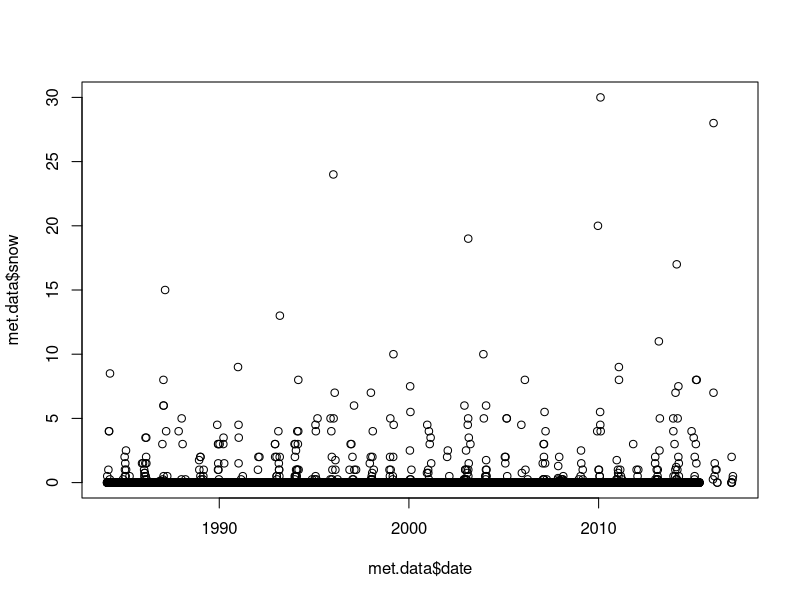
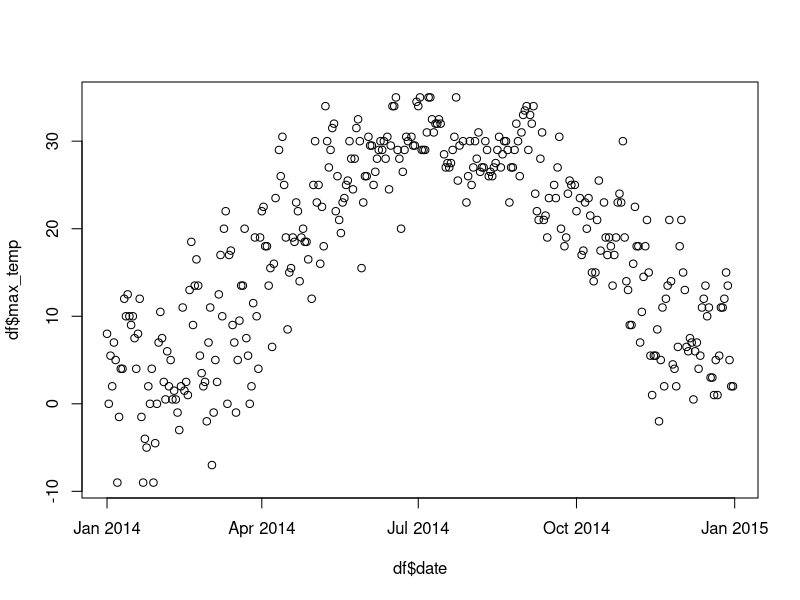
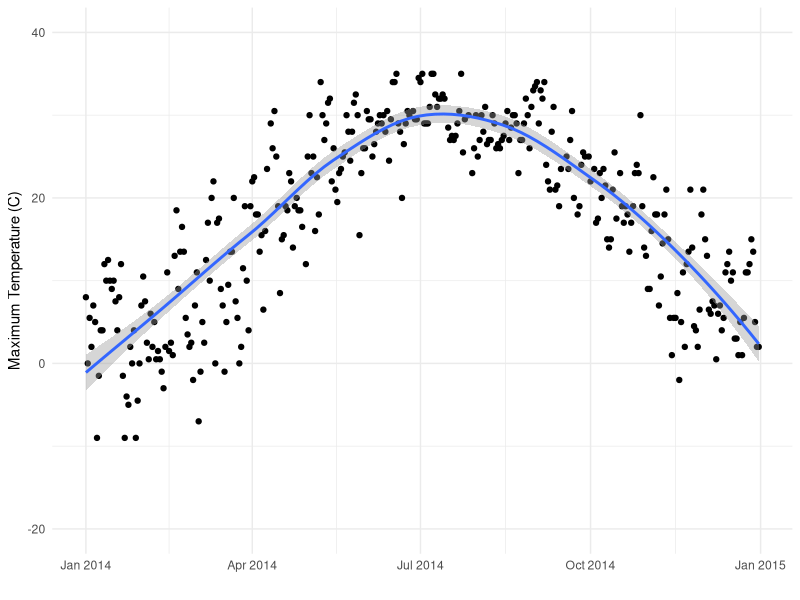
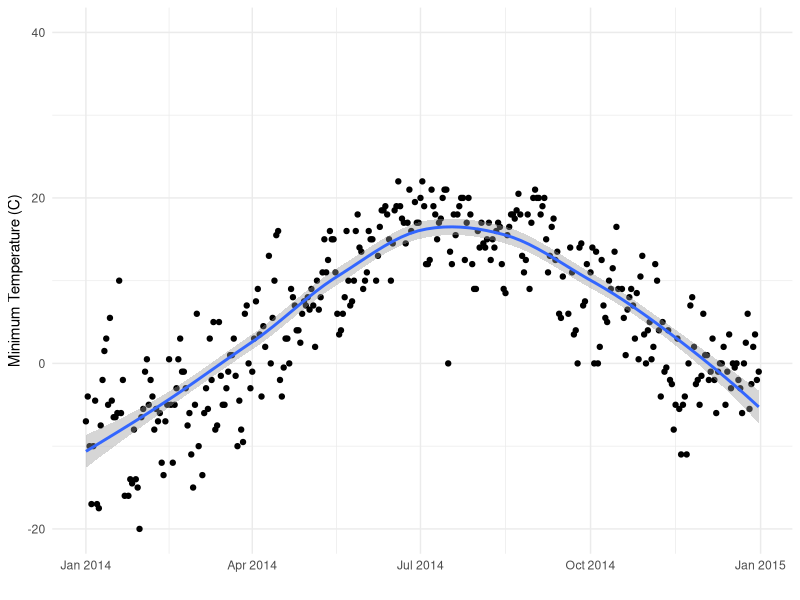
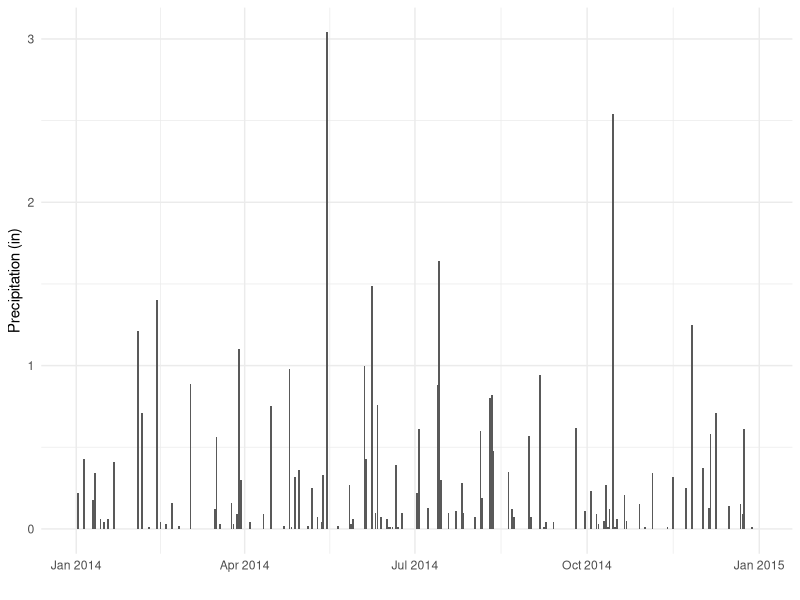
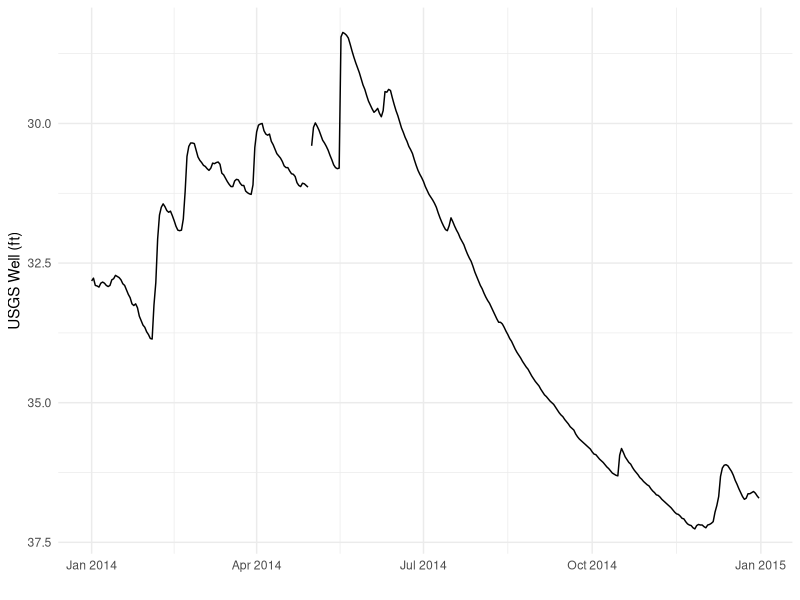
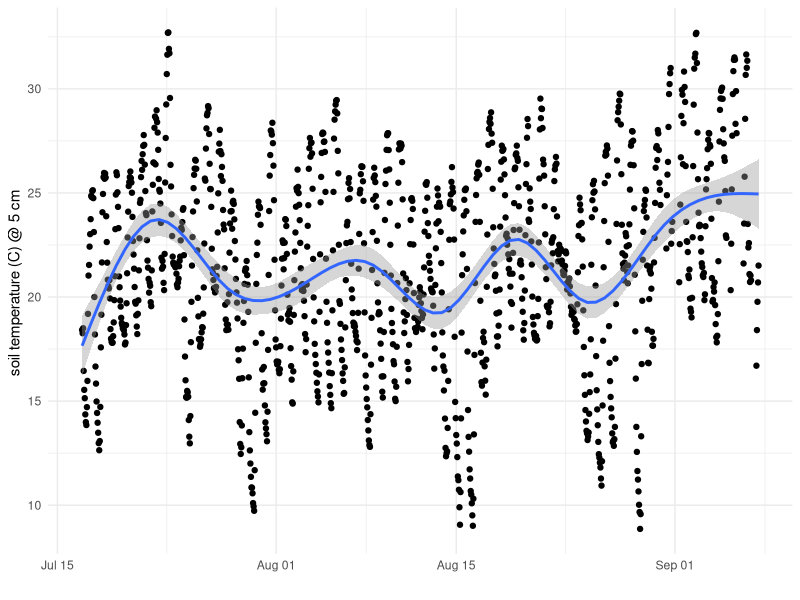
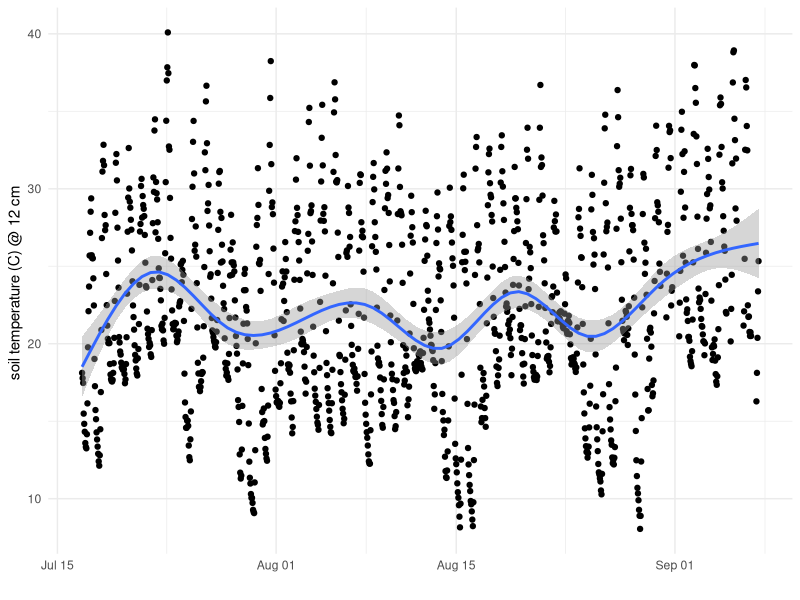

Write the R code that produced these figures, in order.
# Working with met data
require(lubridate)
require(ggplot2)
#importing all the BLANDY data
met.data <- read.csv(file = "blandy_met_data.csv", header = TRUE)

met.data$date <- as.Date(met.data$date, format = "%m/%d/%Y")

x11()
plot(met.data$date, met.data$snow)

met.data$year <- lubridate::year(met.data$date)
df <- subset(met.data, year == 2014)

plot(df$date, df$max_temp)

#creating a time series of max temp
m.max.temp <- loess(max_temp ~ as.numeric(date), data = df)
summary(m.max.temp)


x11(width = 10, height = 3)
ggplot(df, aes(x = date, y = max_temp))+
     geom_point()+
     geom_smooth()+
     theme_minimal()+
     ylab("Maximum Temperature (C)")+
     xlab("")+
     ylim(c(-20,40))

x11(width = 10, height = 3)
ggplot(df, aes(x = date, y = min_temp))+
     geom_point()+
     geom_smooth()+
     theme_minimal()+
     ylab("Minimum Temperature (C)")+
     xlab("")+
     ylim(c(-20,40))

x11(width = 10, height = 3)
ggplot(df, aes(x = date, y = precip))+
     geom_bar(stat = "identity")+
     theme_minimal()+
     ylab("Precipitation (in)")+
     xlab("")

x11(width = 10, height = 3)
ggplot(df, aes(x = date, y = usgs_well))+
     geom_line()+
     theme_minimal()+
     ylab("USGS Well (ft)")+
     xlab("")+
     scale_y_reverse()

# x <- df$precip
# x <- na.omit(x)
# sum(x)
# 
# 
# 
radio <- read.csv(file = "radio.csv", header = TRUE)

#cleaning up radio met tower data
radio$date <- substring(radio$date, 2)

radio$date <- as.POSIXct(radio$date)
x11(width = 10, height = 3)
ggplot(radio, aes(x = date, y = soil_temp_t1))+
     geom_point()+
     geom_smooth()+
     theme_minimal()+
     ylab("soil temperature (C) @ 5 cm ")+
     xlab("")

x11(width = 10, height = 3)
ggplot(radio, aes(x = date, y = soil_temp_c1))+
     geom_point()+
     geom_smooth()+
     theme_minimal()+
     ylab("soil temperature (C) @ 12 cm ")+
     xlab("")

radio$soildiff <- radio$soil_temp_c1 - radio$soil_temp_t1

x11(width = 10, height = 3)
ggplot(radio, aes(x = date, y = soildiff))+
     geom_point()+
     geom_smooth()+
     theme_minimal()+
     ylab("Difference in temperature between soil depths")+
     xlab("")


